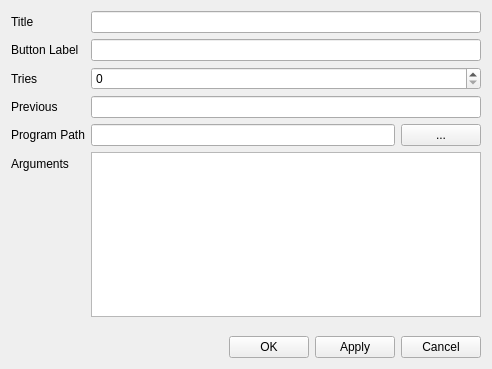
<?xml version="1.0" encoding="UTF-8"?>
<ui version="4.0">
 <class>SettingsDialog</class>
 <widget class="MdiChild" name="SettingsDialog">
  <property name="geometry">
   <rect>
    <x>0</x>
    <y>0</y>
    <width>492</width>
    <height>369</height>
   </rect>
  </property>
  <property name="windowTitle">
   <string>Form</string>
  </property>
  <layout class="QVBoxLayout" name="verticalLayout">
   <item>
    <layout class="QFormLayout" name="formLayout">
     <item row="1" column="0">
      <widget class="QLabel" name="label">
       <property name="text">
        <string>Button Label</string>
       </property>
      </widget>
     </item>
     <item row="1" column="1">
      <layout class="QHBoxLayout" name="horizontalLayout_2">
       <item>
        <widget class="QLineEdit" name="buttonLabelEdit"/>
       </item>
      </layout>
     </item>
     <item row="4" column="0">
      <widget class="QLabel" name="label_2">
       <property name="text">
        <string>Program Path</string>
       </property>
      </widget>
     </item>
     <item row="0" column="0">
      <widget class="QLabel" name="label_3">
       <property name="text">
        <string>Title</string>
       </property>
      </widget>
     </item>
     <item row="0" column="1">
      <widget class="QLineEdit" name="titleEdit"/>
     </item>
     <item row="5" column="0">
      <widget class="QLabel" name="label_4">
       <property name="text">
        <string>Arguments</string>
       </property>
      </widget>
     </item>
     <item row="4" column="1">
      <layout class="QHBoxLayout" name="horizontalLayout_3">
       <item>
        <widget class="QLineEdit" name="programPathEdit"/>
       </item>
       <item>
        <widget class="QPushButton" name="programPathButton">
         <property name="text">
          <string>...</string>
         </property>
        </widget>
       </item>
      </layout>
     </item>
     <item row="5" column="1">
      <widget class="QTableView" name="arguments"/>
     </item>
     <item row="2" column="0">
      <widget class="QLabel" name="label_5">
       <property name="text">
        <string>Tries</string>
       </property>
      </widget>
     </item>
     <item row="2" column="1">
      <widget class="QSpinBox" name="triesEdit"/>
     </item>
     <item row="3" column="0">
      <widget class="QLabel" name="label_6">
       <property name="text">
        <string>Previous</string>
       </property>
      </widget>
     </item>
     <item row="3" column="1">
      <widget class="QLineEdit" name="previousEdit"/>
     </item>
    </layout>
   </item>
   <item>
    <spacer name="verticalSpacer">
     <property name="orientation">
      <enum>Qt::Vertical</enum>
     </property>
     <property name="sizeHint" stdset="0">
      <size>
       <width>20</width>
       <height>40</height>
      </size>
     </property>
    </spacer>
   </item>
   <item>
    <layout class="QHBoxLayout" name="horizontalLayout">
     <item>
      <spacer name="horizontalSpacer">
       <property name="orientation">
        <enum>Qt::Horizontal</enum>
       </property>
       <property name="sizeHint" stdset="0">
        <size>
         <width>40</width>
         <height>20</height>
        </size>
       </property>
      </spacer>
     </item>
     <item>
      <widget class="QPushButton" name="okButton">
       <property name="text">
        <string>OK</string>
       </property>
      </widget>
     </item>
     <item>
      <widget class="QPushButton" name="applyButton">
       <property name="text">
        <string>Apply</string>
       </property>
      </widget>
     </item>
     <item>
      <widget class="QPushButton" name="cancelButton">
       <property name="text">
        <string>Cancel</string>
       </property>
      </widget>
     </item>
    </layout>
   </item>
  </layout>
 </widget>
 <customwidgets>
  <customwidget>
   <class>MdiChild</class>
   <extends>QWidget</extends>
   <header>../api/api.h</header>
   <container>1</container>
  </customwidget>
 </customwidgets>
 <resources/>
 <connections/>
</ui>
